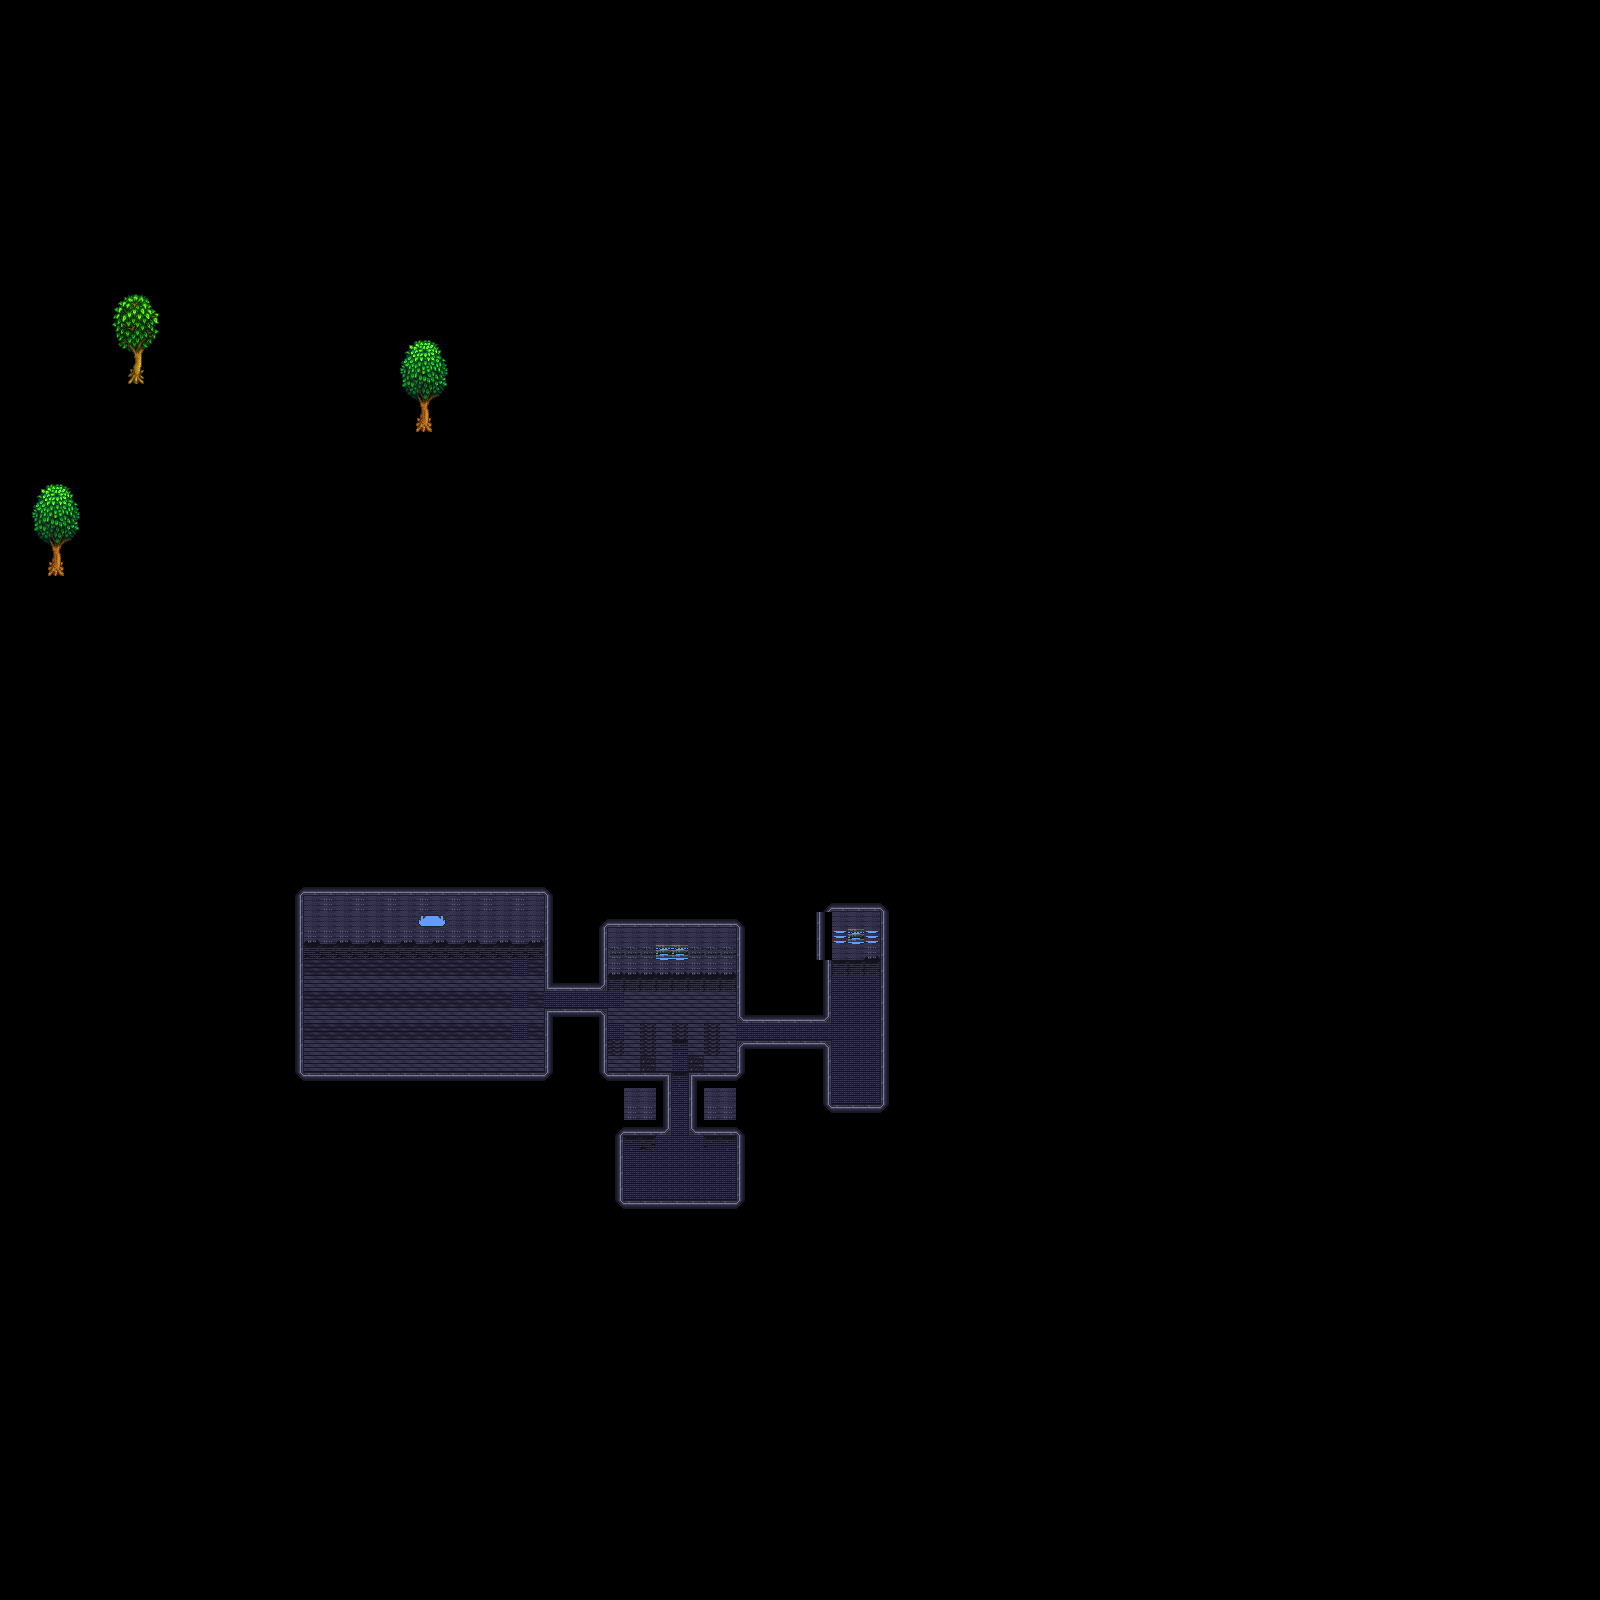

A level layout from a 2D game, rendered from its tile map. Below: a short description, then the map file with tile-grid data replaced by summaries:
An orthogonal 100x100 tile map with 16x16 px tiles, 5 tile layers (sol, feu, collision, y axis, ...), 5 tilesets.

<map version="1.2" tiledversion="1.3.1" orientation="orthogonal" renderorder="right-down" compressionlevel="0" width="100" height="100" tilewidth="16" tileheight="16" infinite="0" nextlayerid="15" nextobjectid="3">
 <tileset firstgid="1" source="trees.tsx" />
 <tileset firstgid="331" source="buissons.tsx" />
 <tileset firstgid="459" source="arbres2.tsx" />
 <tileset firstgid="513" source="exterieur printemps.tsx" />
 <tileset firstgid="2488" source="test1.tsx" />
 <layer id="3" name="sol" width="100" height="100">
  <data>[10000 cells, 1961 non-empty, 29 distinct tile ids]</data>
 </layer>
 <layer id="13" name="feu" width="100" height="100">
  <data>[10000 cells, 1 non-empty, 1 distinct tile ids]</data>
 </layer>
 <layer id="11" name="collision" width="100" height="100">
  <data>[10000 cells, 0 non-empty, 0 distinct tile ids]</data>
 </layer>
 <layer id="12" name="y axis" width="100" height="100">
  <data>[10000 cells, 0 non-empty, 0 distinct tile ids]</data>
 </layer>
 <layer id="5" name="arbres" width="100" height="100">
  <properties>
   <property name="unity:SortingLayer" value="Player" />
  </properties>
  <data>[10000 cells, 42 non-empty, 28 distinct tile ids]</data>
 </layer>
</map>
